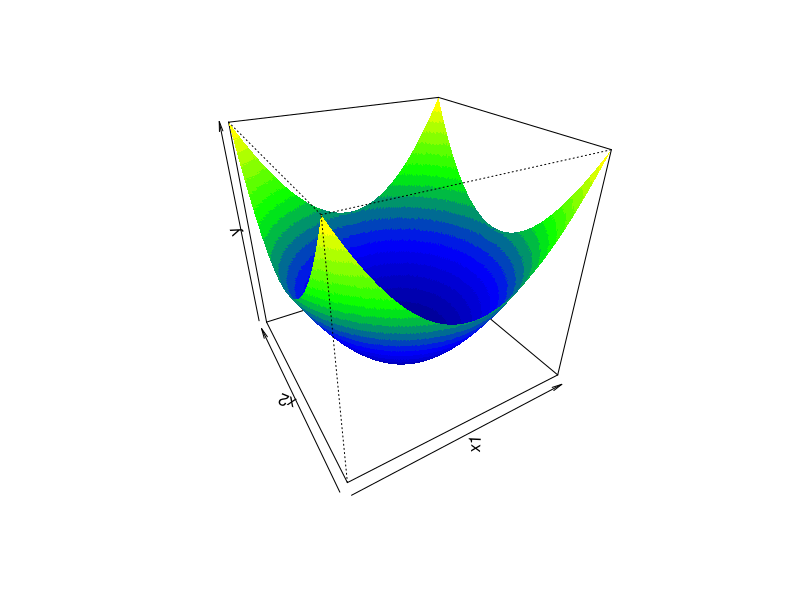
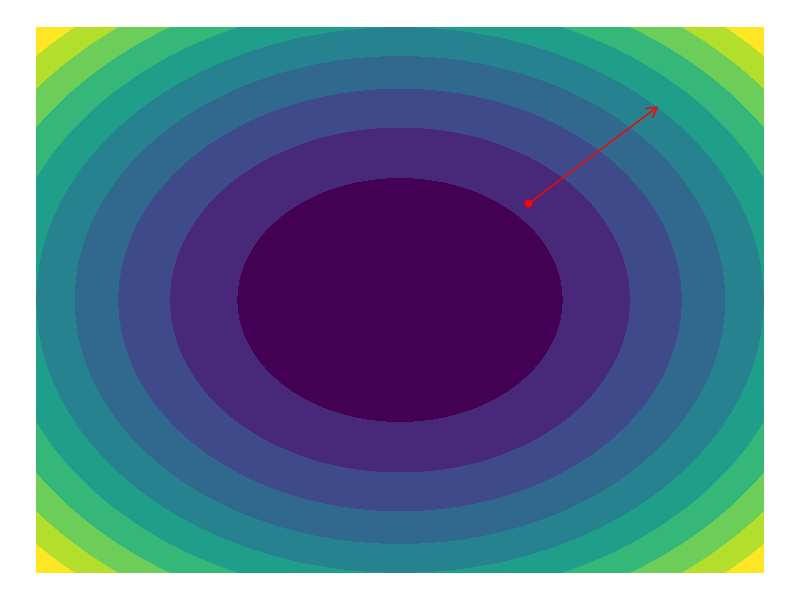

Reproduce these figures in R, in order.
library(ggplot2)

f = function(x, y) x^2 + y^2

x = seq(-1, 1, by = 0.01)
y = seq(-1, 1, by = 0.01)
z = outer(x, y, function(x, y) f(x, y))

nbcol = 20

nrz = nrow(z)
ncz = ncol(z)
# Color palette (100 colors)
col.pal<-colorRampPalette(c("darkblue", "blue", "green", "yellow"))
colors<-col.pal(nbcol)

# Compute the z-value at the facet centres
zfacet = z[-1, -1] + z[-1, -ncz] + z[-nrz, -1] + z[-nrz, -ncz]
# Recode facet z-values into color indices
facetcol = cut(zfacet, nbcol)

png("figure_man/gradient2.png")
persp(x, y, z, col = colors[facetcol], phi = 30, theta = -30, border = NA, xlab = "x1", ylab = "x2", zlab = "y")
dev.off()

grid <- expand.grid(x = x, y = y)
grid$f = sapply(seq_len(nrow(grid)), function(i) f(grid[i, 1], grid[i, 2]))

p = ggplot() + stat_contour_filled(data = grid, aes(x = x, y = y, z = f)) 
# p = p + geom_point(data = data.frame(x = 0, y = 1), aes(x = x, y = y), colour = "orange")
p = p + geom_point(data = data.frame(x = sqrt(0.125), y = sqrt(0.125)), aes(x = x, y = y), colour = "red", size = 2)
p = p + geom_segment(data = data.frame(x = sqrt(0.125), y = sqrt(0.125), xend = 2 * sqrt(0.125), yend = 2 * sqrt(0.125)), aes(x = x, y = y, xend = xend, yend = yend), colour = "red", 
  arrow = arrow(length = unit(0.3,"cm")))
p = p + guides(fill = FALSE) + theme_void()

ggsave(filename = "figure_man/gradient1.png", p)

